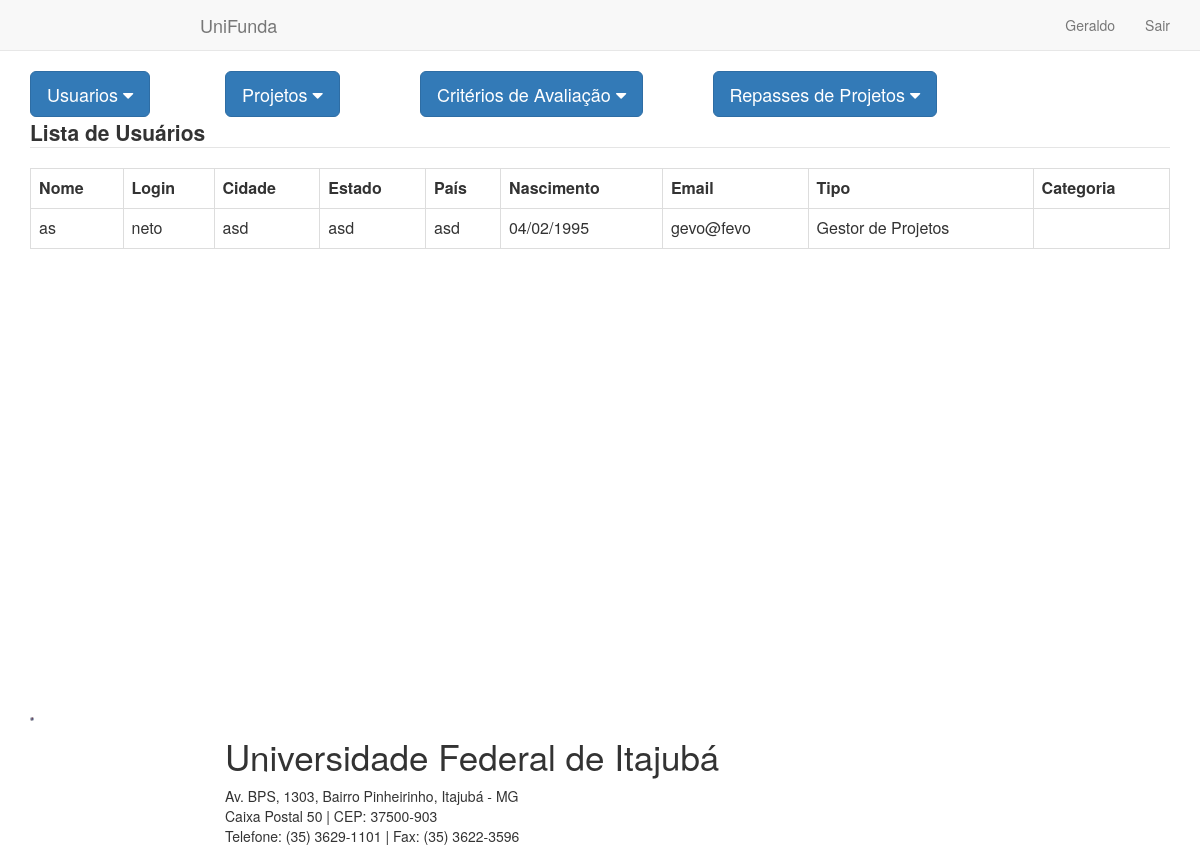
Page /financiamento/exibir_usuario.php?nome=as (signed in) on the committed database.
### tables this page shows
CREATE TABLE `usuario` (
  `login` varchar(25) NOT NULL,
  `senha` varchar(25) NOT NULL,
  `nome_completo` varchar(100) NOT NULL,
  `cpf` int(12) NOT NULL,
  `pais` varchar(50) NOT NULL,
  `cidade` varchar(50) NOT NULL,
  `estado` varchar(50) NOT NULL,
  `endereco` varchar(100) NOT NULL,
  `data_nascimento` date NOT NULL,
  `email` varchar(50) NOT NULL,
  `tipo` varchar(30) NOT NULL,
  `categoria` varchar(30) DEFAULT NULL,
  `status` int(1) NOT NULL DEFAULT '1'
);

### financiamento/exibir_usuario.php (the view, shortened to what this page needs)
<html>
    <head>
        <link href="http://cdnjs.cloudflare.com/ajax/libs/font-awesome/4.3.0/css/font-awesome.min.css"
              rel="stylesheet" type="text/css">
        <link href="http://pingendo.github.io/pingendo-bootstrap/themes/default/bootstrap.css"
              rel="stylesheet" type="text/css">
    </head>
    <body>
        <?php
        include "../financiamento/conexao.php";
        include_once 'header.php';
        include_once 'menu.php';
        $pesquisa = $_GET["nome"];
        $sql = "SELECT login, categoria, nome_completo, cidade, estado, pais, data_nascimento, email, tipo FROM usuario WHERE nome_completo = '" . $pesquisa . "' AND status = 1 ";
        $result = mysqli_query($con, $sql);
        ?>
        <div class="section" style="min-height: 600px">
            <div class="container">
                <div class="row">
                    <div class="col-md-12">
                        <fieldset>
                            <legend><b>Lista de Usuários</b></legend>
                            <table class="table table-bordered">
                                <tr>
                                    <td><b>Nome</b></td>
                                    <td><b>Login</b></td>
                                    <td><b>Cidade</b></td>
                                    <td><b>Estado</b></td>
                                    <td><b>País</b></td>
                                    <td><b>Nascimento</b></td>
                                    <td><b>Email</b></td>
                                    <td><b>Tipo</b></td>
                                    <td><b>Categoria</b></td>
                                </tr>
                                <?php
                                while ($row = mysqli_fetch_array($result, MYSQLI_ASSOC)) {
                                    ?>
                                    <tr>
                                        <td>
                                            <?php echo $row['nome_completo']; ?>
                                        </td>
                                        <td>
                                            <?php echo $row['login']; ?>
                                        </td>
                                        <td>
                                            <?php echo $row['cidade']; ?>
                                        </td>
                                        <td>
                                            <?php echo $row['estado']; ?>
                                        </td>
                                        <td>
                                            <?php echo $row['pais']; ?>
                                        </td>
                                        <td>
                                            <?php
                                            $data = date_create($row['data_nascimento']);
                                            echo date_format($data, "d/m/Y");
                                            ?>
                                        </td>
                                        <td>
                                            <?php echo $row['email']; ?>
                                        </td>
                                        <td>
                                            <?php echo $row['tipo']; ?>
                                        </td>
                                        <td>
                                        </td>
                                    </tr>
                                <?php } ?>
                            </table>
                        </fieldset>
                    </div>
                </div>
            </div>
        </div>
        <?php
            include_once 'footer.php';
        ?>
    </body>
</html>

### rows in the picture
usuario: nome_completo "as", login "neto", cidade "asd", estado "asd", pais "asd", data_nascimento "04/02/1995", email "gevo@fevo", tipo "Gestor de Projetos"

### other values in the picture
$_SESSION["nome"] "Geraldo"
